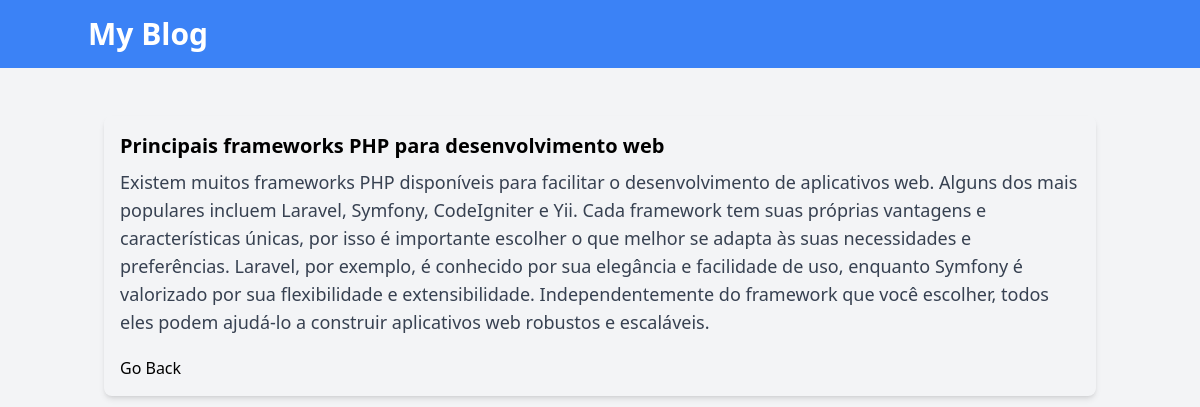
The app's page /post.php?id=4 with its own data.
### tables this page shows
CREATE TABLE posts(
	id INT NOT NULL AUTO_INCREMENT PRIMARY KEY,
    title VARCHAR(255) NOT NULL,
    body TEXT NOT NULL,
    created_at TIMESTAMP DEFAULT CURRENT_TIMESTAMP
);

### database.php (called while the page is built, shortened)
<?php
function connect() {
    $host = 'localhost';
    $port = 'localhost';
    $dbName = 'blog';
    $user = 'root';
    $pw = 'root';
try {
    $pdo = new \PDO("mysql:{$host};port={$port};dbname={$dbName};charset=utf8", $user, $pw);
    $pdo->setAttribute(PDO::ATTR_ERRMODE, PDO::ERRMODE_EXCEPTION);
    $pdo->setAttribute(PDO::ATTR_DEFAULT_FETCH_MODE, PDO::FETCH_OBJ);
    return $pdo;
} catch(PDOException $e) {
    echo "Connection Feiled " . $e->getMessage();
}
}
function singlePost($table, $field, $value) {
    $pdo = connect();
    $sql = "SELECT * FROM {$table} WHERE {$field} = :{$field}";
    $post = $pdo->prepare($sql);
    $post->bindParam($field, $value);
    $post->execute();
    return $post->fetch();
}

### post.php (the view, shortened to what this page needs)
<?php
require 'database.php';
if(isset($_GET['id'])) {
$id = filter_input(INPUT_GET, 'id', FILTER_SANITIZE_NUMBER_INT);
}
$post = singlePost('posts', 'id', $id);
?>
<!DOCTYPE html>
<html lang="en">
<head>
  <script src="https://cdn.tailwindcss.com"></script>
</head>
<body class="bg-gray-100">
  <header class="bg-blue-500 text-white p-4">
    <div class="container mx-auto">
      <h1 class="text-3xl font-semibold">My Blog</h1>
    </div>
  </header>
  <div class="container mx-auto p-4 mt-4">
    <div class="md my-4">
      <div class="rounded-lg shadow-md">
        <div class="p-4">
          <h2 class="text-xl font-semibold"><?= $post->title?></h2>
          <p class="text-gray-700 text-lg mt-2 mb-5"><?=$post->body?></p>
          <a href="index.php">Go Back</a>
        </div>
      </div>
    </div>
  </div>
</body>
</html>

### records on screen
posts: title "Principais frameworks PHP para desenvolvimento web", body "Existem muitos frameworks PHP disponíveis para facilitar o desenvolvimento de aplicativos web. Alguns dos mais populares incluem Laravel, Symfony, CodeIgniter e Yii. Cada framework tem suas próprias vantagens e características únicas, por isso é importante escolher o que melhor se adapta às suas necessidades e preferências. Laravel, por exemplo, é conhecido por sua elegância e facilidade de uso, enquanto Symfony é valorizado por sua flexibilidade e extensibilidade. Independentemente do framework que você escolher, todos eles podem ajudá-lo a construir aplicativos web robustos e escaláveis."
